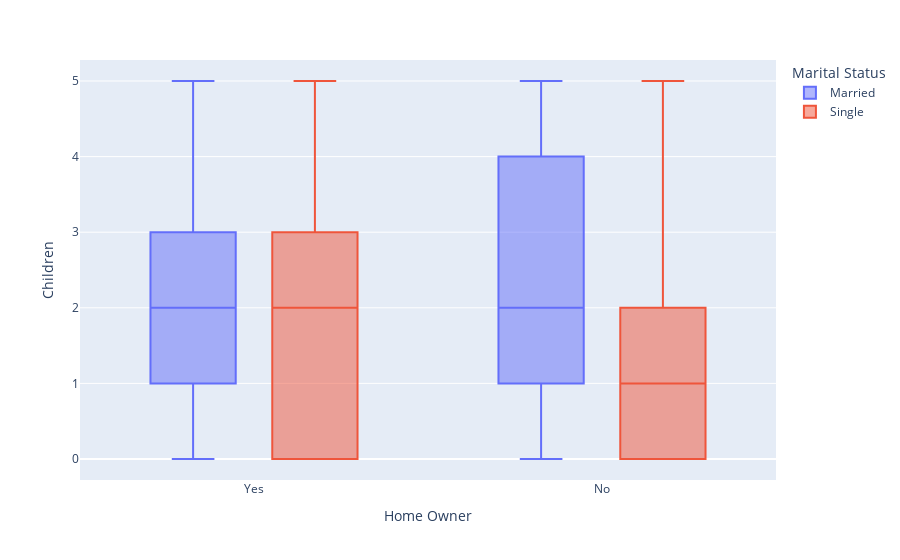

The code cell stored with this chart in its notebook:
### Code cell
#Dependiendo de la cantidad de hijos y el estado civil se infiere si tiene casa o no
fig = px.box(df, y = 'Children', x = "Home Owner", color = "Marital Status")
fig.show()

### Figure 1 — Plotly figure (JSON) as saved in the notebook; plotly's stock layout.template omitted (floating-point values rounded to 4 significant figures; data arrays with more than 128 entries replaced by an {"elided": "..."} marker saying what was removed)
{"data": [{"alignmentgroup": "True", "hovertemplate": "Marital Status=Married<br>Home Owner=%{x}<br>Children=%{y}<extra></extra>", "legendgroup": "Married", "marker": {"color": "#636efa"}, "name": "Married", "notched": false, "offsetgroup": "Married", "orientation": "v", "showlegend": true, "type": "box", "x": {"elided": "535 str values"}, "x0": " ", "xaxis": "x", "y": {"elided": "535 int values"}, "y0": " ", "yaxis": "y"}, {"alignmentgroup": "True", "hovertemplate": "Marital Status=Single<br>Home Owner=%{x}<br>Children=%{y}<extra></extra>", "legendgroup": "Single", "marker": {"color": "#EF553B"}, "name": "Single", "notched": false, "offsetgroup": "Single", "orientation": "v", "showlegend": true, "type": "box", "x": {"elided": "458 str values"}, "x0": " ", "xaxis": "x", "y": {"elided": "458 int values"}, "y0": " ", "yaxis": "y"}], "layout": {"boxmode": "group", "legend": {"title": {"text": "Marital Status"}, "tracegroupgap": 0}, "margin": {"t": 60}, "xaxis": {"anchor": "y", "domain": [0, 1], "title": {"text": "Home Owner"}}, "yaxis": {"anchor": "x", "domain": [0, 1], "title": {"text": "Children"}}}}
